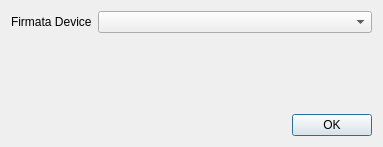
<?xml version="1.0" encoding="UTF-8"?>
<ui version="4.0">
 <class>FirmataSettingsDialog</class>
 <widget class="QDialog" name="FirmataSettingsDialog">
  <property name="geometry">
   <rect>
    <x>0</x>
    <y>0</y>
    <width>383</width>
    <height>147</height>
   </rect>
  </property>
  <property name="windowTitle">
   <string>Dialog</string>
  </property>
  <layout class="QVBoxLayout" name="verticalLayout">
   <item>
    <layout class="QFormLayout" name="formLayout_5">
     <item row="0" column="0">
      <widget class="QLabel" name="firmataDeviceLabel">
       <property name="text">
        <string>Firmata Device</string>
       </property>
      </widget>
     </item>
     <item row="0" column="1">
      <widget class="QComboBox" name="portsComboBox"/>
     </item>
    </layout>
   </item>
   <item>
    <widget class="QDialogButtonBox" name="buttonBox">
     <property name="orientation">
      <enum>Qt::Horizontal</enum>
     </property>
     <property name="standardButtons">
      <set>QDialogButtonBox::Ok</set>
     </property>
    </widget>
   </item>
  </layout>
 </widget>
 <resources/>
 <connections>
  <connection>
   <sender>buttonBox</sender>
   <signal>accepted()</signal>
   <receiver>FirmataSettingsDialog</receiver>
   <slot>accept()</slot>
   <hints>
    <hint type="sourcelabel">
     <x>248</x>
     <y>254</y>
    </hint>
    <hint type="destinationlabel">
     <x>157</x>
     <y>274</y>
    </hint>
   </hints>
  </connection>
 </connections>
</ui>
